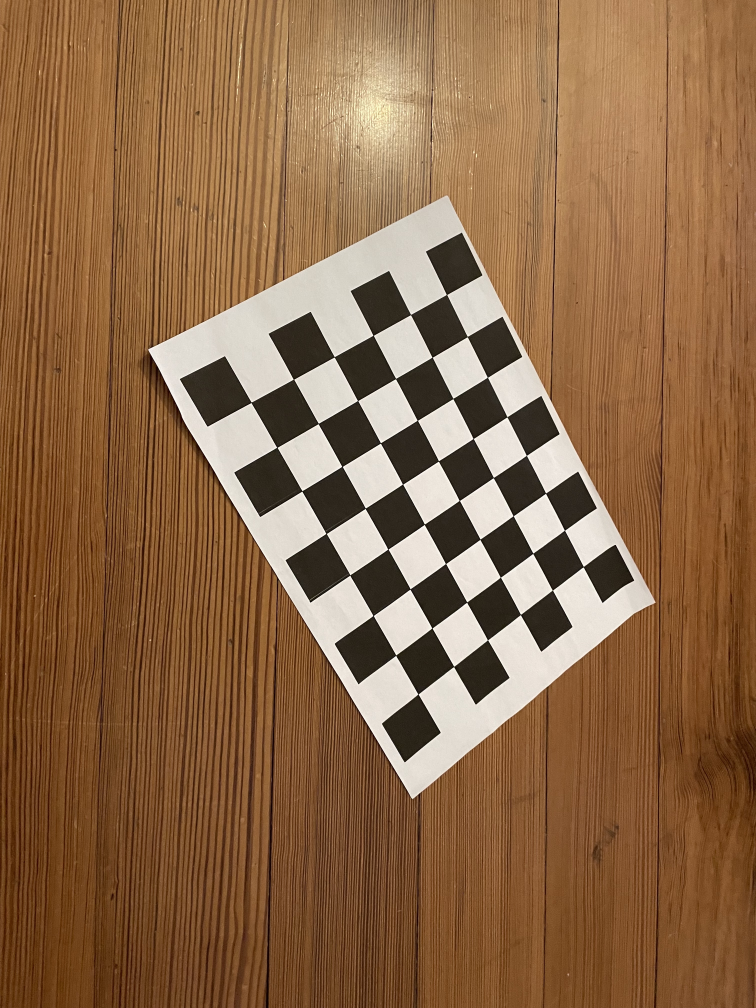
#> input picture cvai/cvai-ex-sw10-2-3DRecon/Images/Chessboard1.jpg, 3024 x 4032 px (shown at 1/4 size)
$ jupyter execute 3D_Recon1.ipynb
#> lines starting #> are read from the running program, lines starting #| are printed output that depends on the picture; after the words box and inside, x2 and y2 are one past the last pixel; in counts of white or black regions, pixels touching at a corner belong together; long printed decimals are rounded
# CVAI - Calibration

In this example we are going to experiment with camera calibration.

[cell 1]
import numpy as np
import matplotlib.pyplot as pl
import cv2 as cv

Let's read an image with a chessboard pattern. You have 3 images to test:

Chessboard1.jpg

Chessboard2.jpg

Chessboard3.jpg

What was varied when these were captured?

[cell 2]
img1 = cv.imread ('Images/Chessboard1.jpg')
#> img1 is the input picture: shape (4032, 3024, 3); mean B, G, R 71.5, 104.4, 140.8
image_rgb = cv.cvtColor (img1, cv.COLOR_BGR2RGB)
pl.imshow (image_rgb)

This image is of very high resolution. Some OpenCV functions won't work with this. We better downsample a few times. You may vary how often.

[cell 3]
print("Size of image before pyrDown: ", image_rgb.shape)
#| Size of image before pyrDown:  (4032, 3024, 3)
image_rgb = cv.pyrDown(image_rgb)
#> image_rgb: shape (2016, 1512, 3)
print("Size of image after pyrDown: ", image_rgb.shape)
#| Size of image after pyrDown:  (2016, 1512, 3)
pl.imshow(image_rgb)

[cell 4]
print("Size of image before pyrDown: ", image_rgb.shape)
#| Size of image before pyrDown:  (2016, 1512, 3)
image_rgb = cv.pyrDown(image_rgb)
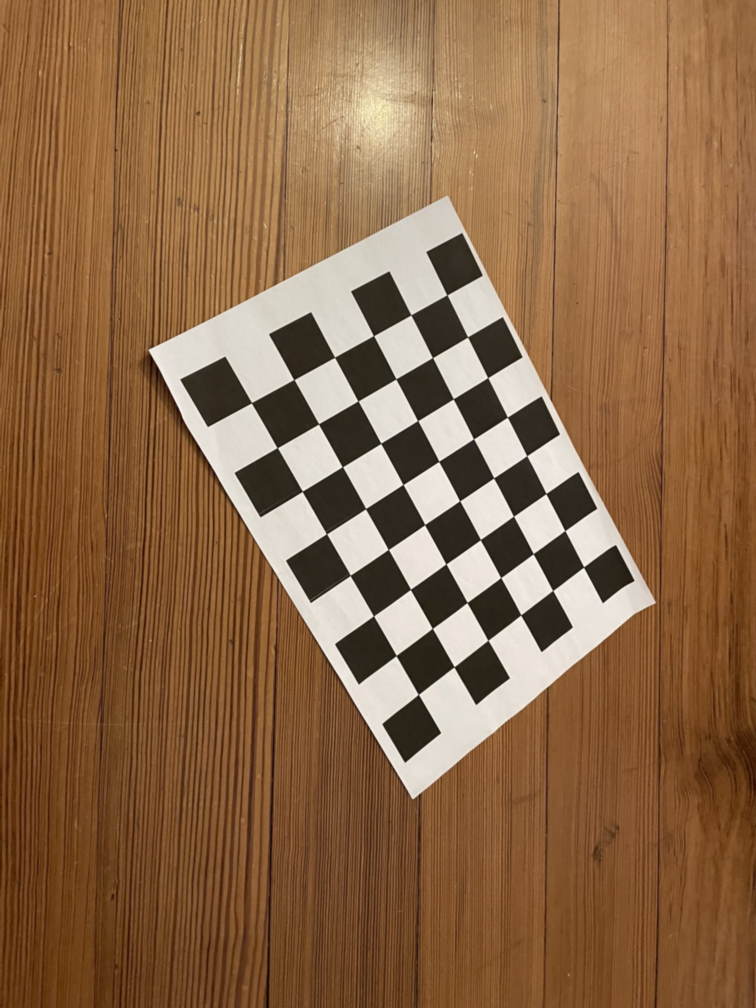
#> image_rgb: shape (1008, 756, 3); mean R, G, B 140.8, 104.4, 71.6
print("Size of image after pyrDown: ", image_rgb.shape)
#| Size of image after pyrDown:  (1008, 756, 3)
pl.imshow(image_rgb)

[cell 5]
print("Size of image before pyrDown: ", image_rgb.shape)
#| Size of image before pyrDown:  (1008, 756, 3)
image_rgb = cv.pyrDown(image_rgb)
#> image_rgb: shape (504, 378, 3)
print("Size of image after pyrDown: ", image_rgb.shape)
#| Size of image after pyrDown:  (504, 378, 3)
pl.imshow(image_rgb)

Now let's extract the (8,6) inner corners of this chessboard.

[cell 6]
ret, corners = cv.findChessboardCorners(image_rgb, (8,6), None)
#> ret = True; corners = 48 rows, first 8: [223.5, 147.5], [233.7, 168.5], [243.8, 188.8], [253.6, 208.6], [263.4, 227.9], [273.1, 246.7], [282.4, 265.3], [291.8, 283.5]
#if ret == True:
#    print(corners)

Then let's visualize these corners in the image.

[cell 7]
cv.drawChessboardCorners(image_rgb, (8,6), corners, ret)
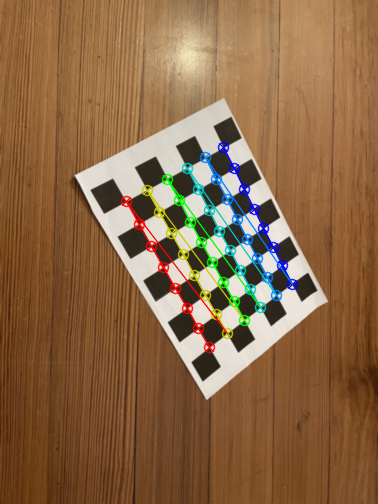
#> image_rgb: shape (504, 378, 3); mean R, G, B 139.4, 104.5, 71.3
pl.imshow(image_rgb)

Finally, let's estimate the instrinsic and extrinsic calibration parameters, as well as the distortion coefficients. The 3D points in real world space will be initialized appropriately. What can you interpret comparing the results for the 3 images?

[cell 8]
# prepare object points, like (0,0,0), (1,0,0), (2,0,0) ....,(6,5,0)
objp = np.zeros((6*8,3), np.float32)
objp[:,:2] = np.mgrid[0:8,0:6].T.reshape(-1,2)

# Arrays to store object points and image points from all the images.
objpoints = [] # 3d point in real world space
imgpoints = [] # 2d points in image plane.

objpoints.append(objp)
imgpoints.append(corners)
#print(objp)
#print(corners)

ret, mtx, dist, rvecs, tvecs = cv.calibrateCamera(objpoints, imgpoints, image_rgb.shape[:2], None, None)
#> ret = 0.922; mtx = [[1779.6, 0, 286.4], [0, 2978.3, 207.3], [0, 0, 1]]; dist = [[31.47, -1908.4, 0.0822, -0.416, -50240.1]]; rvecs = ([0.7, -0.344, 1],); tvecs = ([-3.29, -1.91, 99.13],)

print('Reprojection error', ret)
#| Reprojection error 0.9224
print('')
print('Intrinsic matrix\n', mtx)
#| Intrinsic matrix
#|  [[1.77959590e+03 0.00000000e+00 2.86426413e+02]
#|  [0.00000000e+00 2.97831101e+03 2.07349980e+02]
#|  [0.00000000e+00 0.00000000e+00 1.00000000e+00]]
print('\nDistortion coefficients\n', dist)
#| Distortion coefficients
#|  [[ 3.14721734e+01 -1.90840725e+03  8.21661470e-02 -4.16310644e-01
#|   -5.02401293e+04]]
print('\nRotation\n', rvecs)
#| Rotation
#|  (array([[ 0.6998],
#|        [-0.3438],
#|        [ 1.003]]),)
print('\nTranslation\n', tvecs)
#| Translation
#|  (array([[-3.292],
#|        [-1.913],
#|        [99.133]]),)

You can take your own images and calibrate your own camera.

[cell 9]
img1 = cv.imread ('Images/Chessboard_selfie.jpg')
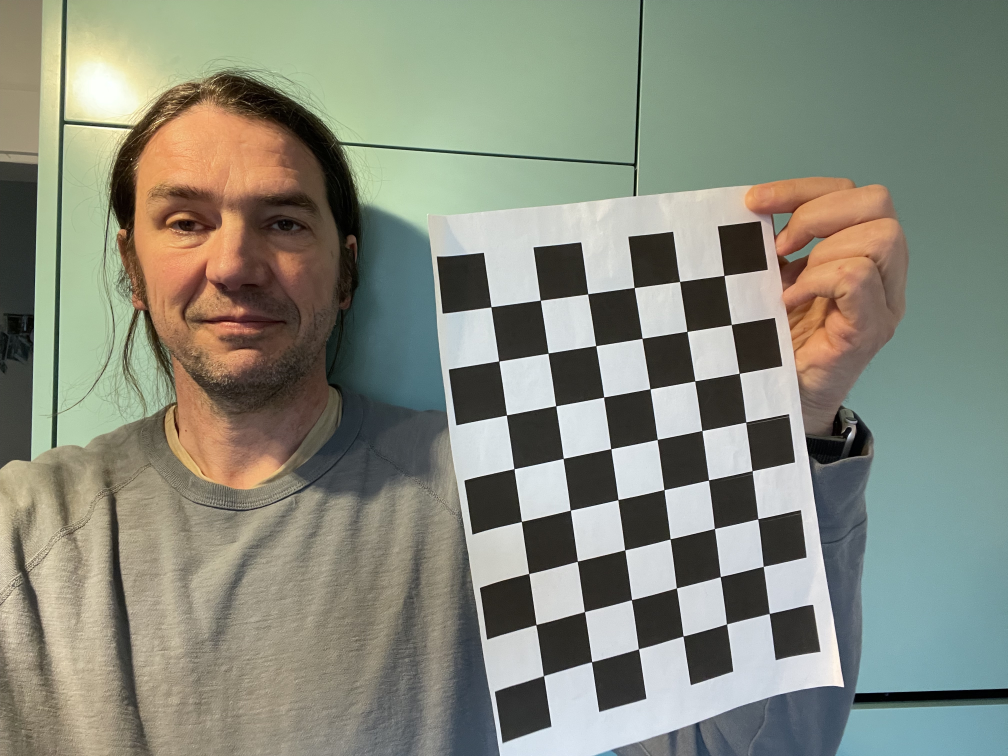
#> input picture cvai/cvai-ex-sw10-2-3DRecon/Images/Chessboard_selfie.jpg, 4032 x 3024 px (shown at 1/4 size)
#> img1 is the input picture: shape (3024, 4032, 3); mean B, G, R 124.2, 138, 134.9
image_rgb = cv.cvtColor (img1, cv.COLOR_BGR2RGB)
#> image_rgb: shape (3024, 4032, 3)
#pl.imshow (image_rgb)

image_rgb = cv.pyrDown(image_rgb)
#> image_rgb: shape (1512, 2016, 3)
image_rgb = cv.pyrDown(image_rgb)
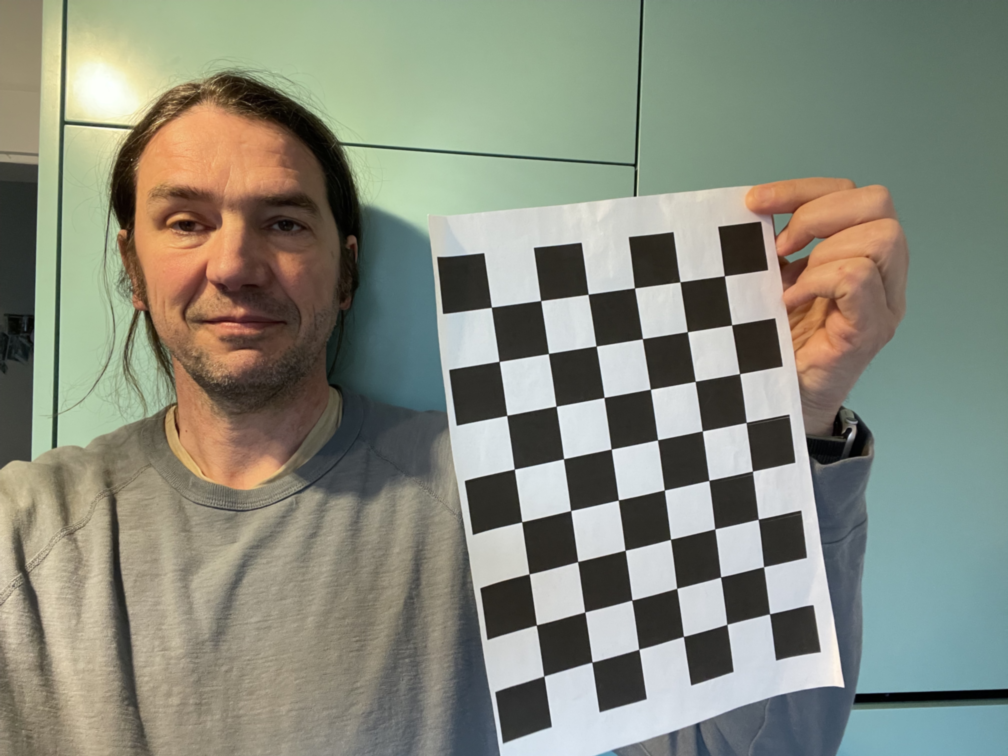
#> image_rgb: shape (756, 1008, 3); mean R, G, B 134.9, 138, 124.1
image_rgb = cv.pyrDown(image_rgb)
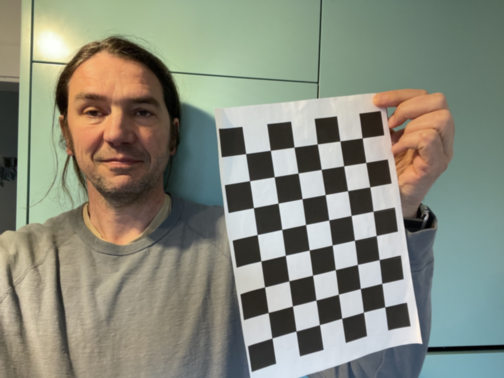
#> image_rgb: shape (378, 504, 3); mean R, G, B 135, 138, 124.1
#pl.imshow (image_rgb)

ret, corners = cv.findChessboardCorners(image_rgb, (8,6), None)
#> ret = True; corners = 48 rows, first 8: [362.2, 137.9], [365.8, 162.5], [369.7, 186.9], [373.1, 211.2], [376.3, 235.5], [379, 259.5], [381.7, 283.4], [384.7, 306.9]

cv.drawChessboardCorners(image_rgb, (8,6), corners, ret)
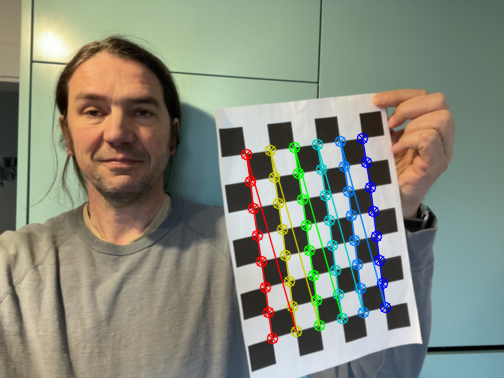
#> image_rgb: shape (378, 504, 3); 4.89% of pixels changed, all inside (x1, y1, x2, y2) = (240, 132, 392, 345)
pl.imshow(image_rgb)

img1 = cv.cvtColor (image_rgb, cv.COLOR_RGB2BGR)
#> img1: shape (378, 504, 3)
cv.imwrite ('Images/Chessboard_selfie_corners.jpg', img1)


# prepare object points, like (0,0,0), (1,0,0), (2,0,0) ....,(6,5,0)
objp = np.zeros((6*8,3), np.float32)
objp[:,:2] = np.mgrid[0:8,0:6].T.reshape(-1,2)

# Arrays to store object points and image points from all the images.
objpoints = [] # 3d point in real world space
imgpoints = [] # 2d points in image plane.

objpoints.append(objp)
imgpoints.append(corners)
#print(objp)
#print(corners)

ret, mtx, dist, rvecs, tvecs = cv.calibrateCamera(objpoints, imgpoints, image_rgb.shape[:2], None, None)
#> ret = 0.284; mtx = [[2909.2, 0, 186.1], [0, 1313.8, 280.7], [0, 0, 1]]; dist = [[3.29, -455.5, -0.0275, -0.0145, 15109.4]]; rvecs = ([-0.718, -0.944, 1.22],); tvecs = ([3.22, -5.74, 53.1],)

print('Reprojection error', ret)
#| Reprojection error 0.2844
print('')
print('Intrinsic matrix\n', mtx)
#| Intrinsic matrix
#|  [[2.90921845e+03 0.00000000e+00 1.86051697e+02]
#|  [0.00000000e+00 1.31382178e+03 2.80734395e+02]
#|  [0.00000000e+00 0.00000000e+00 1.00000000e+00]]
print('\nDistortion coefficients\n', dist)
#| Distortion coefficients
#|  [[ 3.28656412e+00 -4.55464352e+02 -2.75444465e-02 -1.45203157e-02
#|    1.51093936e+04]]
print('\nRotation\n', rvecs)
#| Rotation
#|  (array([[-0.7184 ],
#|        [-0.9443],
#|        [ 1.220 ]]),)
print('\nTranslation\n', tvecs)
#| Translation
#|  (array([[ 3.215],
#|        [-5.743],
#|        [53.097]]),)
